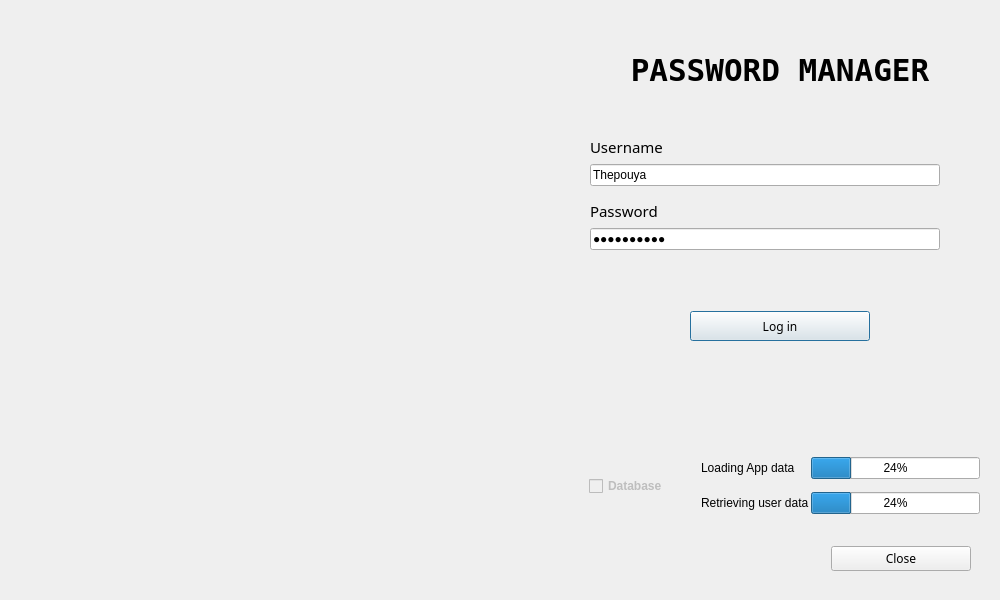
<?xml version="1.0" encoding="UTF-8"?>
<ui version="4.0">
 <class>LoginDialog</class>
 <widget class="QDialog" name="LoginDialog">
  <property name="geometry">
   <rect>
    <x>0</x>
    <y>0</y>
    <width>1000</width>
    <height>600</height>
   </rect>
  </property>
  <property name="sizePolicy">
   <sizepolicy hsizetype="Fixed" vsizetype="Fixed">
    <horstretch>0</horstretch>
    <verstretch>0</verstretch>
   </sizepolicy>
  </property>
  <property name="minimumSize">
   <size>
    <width>1000</width>
    <height>600</height>
   </size>
  </property>
  <property name="maximumSize">
   <size>
    <width>1000</width>
    <height>600</height>
   </size>
  </property>
  <property name="windowTitle">
   <string>Dialog</string>
  </property>
  <layout class="QHBoxLayout" name="horizontalLayout">
   <item>
    <spacer name="horizontalSpacer">
     <property name="orientation">
      <enum>Qt::Horizontal</enum>
     </property>
     <property name="sizeHint" stdset="0">
      <size>
       <width>573</width>
       <height>20</height>
      </size>
     </property>
    </spacer>
   </item>
   <item>
    <widget class="QWidget" name="mainWidget" native="true">
     <property name="minimumSize">
      <size>
       <width>400</width>
       <height>0</height>
      </size>
     </property>
     <property name="class" stdset="0">
      <string>mainWidget</string>
     </property>
     <layout class="QVBoxLayout" name="verticalLayout_2">
      <item>
       <widget class="QWidget" name="topWidget" native="true">
        <property name="minimumSize">
         <size>
          <width>0</width>
          <height>100</height>
         </size>
        </property>
        <layout class="QVBoxLayout" name="verticalLayout_3">
         <item>
          <widget class="QLabel" name="mainLabel">
           <property name="font">
            <font>
             <family>NSimSun</family>
             <pointsize>23</pointsize>
             <weight>75</weight>
             <bold>true</bold>
            </font>
           </property>
           <property name="text">
            <string>PASSWORD MANAGER</string>
           </property>
           <property name="alignment">
            <set>Qt::AlignCenter</set>
           </property>
          </widget>
         </item>
        </layout>
       </widget>
      </item>
      <item>
       <widget class="QWidget" name="middleWidget" native="true">
        <property name="class" stdset="0">
         <string>middleWidget</string>
        </property>
        <layout class="QVBoxLayout" name="verticalLayout">
         <item>
          <widget class="QWidget" name="usernameWidget" native="true">
           <layout class="QVBoxLayout" name="verticalLayout_4">
            <property name="leftMargin">
             <number>1</number>
            </property>
            <property name="topMargin">
             <number>1</number>
            </property>
            <property name="bottomMargin">
             <number>4</number>
            </property>
            <item>
             <widget class="QLabel" name="usernameFixedLabel">
              <property name="font">
               <font>
                <family>Rockwell</family>
                <pointsize>11</pointsize>
               </font>
              </property>
              <property name="text">
               <string>Username</string>
              </property>
              <property name="alignment">
               <set>Qt::AlignBottom|Qt::AlignLeading|Qt::AlignLeft</set>
              </property>
             </widget>
            </item>
            <item>
             <widget class="QLineEdit" name="usernameLineEdit">
              <property name="sizePolicy">
               <sizepolicy hsizetype="Fixed" vsizetype="Fixed">
                <horstretch>0</horstretch>
                <verstretch>0</verstretch>
               </sizepolicy>
              </property>
              <property name="minimumSize">
               <size>
                <width>350</width>
                <height>0</height>
               </size>
              </property>
              <property name="font">
               <font>
                <pointsize>9</pointsize>
               </font>
              </property>
              <property name="text">
               <string>Thepouya</string>
              </property>
             </widget>
            </item>
           </layout>
          </widget>
         </item>
         <item>
          <widget class="QWidget" name="passwordWidget" native="true">
           <layout class="QVBoxLayout" name="verticalLayout_5">
            <property name="leftMargin">
             <number>1</number>
            </property>
            <property name="topMargin">
             <number>4</number>
            </property>
            <property name="bottomMargin">
             <number>4</number>
            </property>
            <item>
             <widget class="QLabel" name="passwordFixedLabel">
              <property name="font">
               <font>
                <family>Rockwell</family>
                <pointsize>11</pointsize>
               </font>
              </property>
              <property name="text">
               <string>Password</string>
              </property>
              <property name="alignment">
               <set>Qt::AlignBottom|Qt::AlignLeading|Qt::AlignLeft</set>
              </property>
             </widget>
            </item>
            <item>
             <widget class="QLineEdit" name="passwordLineEdit">
              <property name="sizePolicy">
               <sizepolicy hsizetype="Fixed" vsizetype="Fixed">
                <horstretch>0</horstretch>
                <verstretch>0</verstretch>
               </sizepolicy>
              </property>
              <property name="minimumSize">
               <size>
                <width>350</width>
                <height>0</height>
               </size>
              </property>
              <property name="text">
               <string>pouyapouya</string>
              </property>
              <property name="echoMode">
               <enum>QLineEdit::Password</enum>
              </property>
             </widget>
            </item>
           </layout>
          </widget>
         </item>
         <item>
          <widget class="QLabel" name="errorLabel">
           <property name="sizePolicy">
            <sizepolicy hsizetype="Preferred" vsizetype="Preferred">
             <horstretch>0</horstretch>
             <verstretch>0</verstretch>
            </sizepolicy>
           </property>
           <property name="minimumSize">
            <size>
             <width>0</width>
             <height>0</height>
            </size>
           </property>
           <property name="font">
            <font>
             <family>Perpetua Titling MT</family>
             <pointsize>9</pointsize>
            </font>
           </property>
           <property name="text">
            <string/>
           </property>
           <property name="class" stdset="0">
            <string>errorLabel</string>
           </property>
          </widget>
         </item>
         <item>
          <widget class="QLabel" name="hintLabel">
           <property name="sizePolicy">
            <sizepolicy hsizetype="Preferred" vsizetype="Preferred">
             <horstretch>0</horstretch>
             <verstretch>0</verstretch>
            </sizepolicy>
           </property>
           <property name="minimumSize">
            <size>
             <width>0</width>
             <height>0</height>
            </size>
           </property>
           <property name="font">
            <font>
             <family>Palatino Linotype</family>
             <pointsize>9</pointsize>
            </font>
           </property>
           <property name="text">
            <string/>
           </property>
           <property name="class" stdset="0">
            <string>hintLabel</string>
           </property>
          </widget>
         </item>
         <item>
          <widget class="QWidget" name="buttonWidget" native="true">
           <layout class="QHBoxLayout" name="horizontalLayout_3">
            <item>
             <spacer name="horizontalSpacer_3">
              <property name="orientation">
               <enum>Qt::Horizontal</enum>
              </property>
              <property name="sizeHint" stdset="0">
               <size>
                <width>99</width>
                <height>20</height>
               </size>
              </property>
             </spacer>
            </item>
            <item>
             <widget class="QPushButton" name="loginPushButton">
              <property name="minimumSize">
               <size>
                <width>180</width>
                <height>30</height>
               </size>
              </property>
              <property name="maximumSize">
               <size>
                <width>16777215</width>
                <height>45</height>
               </size>
              </property>
              <property name="font">
               <font>
                <family>Sitka Text</family>
                <pointsize>9</pointsize>
               </font>
              </property>
              <property name="text">
               <string>Log in</string>
              </property>
             </widget>
            </item>
            <item>
             <spacer name="horizontalSpacer_4">
              <property name="orientation">
               <enum>Qt::Horizontal</enum>
              </property>
              <property name="sizeHint" stdset="0">
               <size>
                <width>98</width>
                <height>20</height>
               </size>
              </property>
             </spacer>
            </item>
           </layout>
          </widget>
         </item>
        </layout>
       </widget>
      </item>
      <item>
       <spacer name="verticalSpacer">
        <property name="orientation">
         <enum>Qt::Vertical</enum>
        </property>
        <property name="sizeHint" stdset="0">
         <size>
          <width>20</width>
          <height>40</height>
         </size>
        </property>
       </spacer>
      </item>
      <item>
       <widget class="QWidget" name="chechDatabaseWidget" native="true">
        <property name="minimumSize">
         <size>
          <width>30</width>
          <height>90</height>
         </size>
        </property>
        <layout class="QHBoxLayout" name="horizontalLayout_4">
         <property name="spacing">
          <number>15</number>
         </property>
         <property name="rightMargin">
          <number>0</number>
         </property>
         <item>
          <widget class="QWidget" name="checkBoxWidget" native="true">
           <layout class="QVBoxLayout" name="verticalLayout_7">
            <property name="leftMargin">
             <number>0</number>
            </property>
            <property name="topMargin">
             <number>0</number>
            </property>
            <property name="bottomMargin">
             <number>0</number>
            </property>
            <item>
             <widget class="QCheckBox" name="database1CheckBox">
              <property name="enabled">
               <bool>false</bool>
              </property>
              <property name="sizePolicy">
               <sizepolicy hsizetype="Fixed" vsizetype="Fixed">
                <horstretch>0</horstretch>
                <verstretch>0</verstretch>
               </sizepolicy>
              </property>
              <property name="font">
               <font>
                <pointsize>9</pointsize>
                <weight>75</weight>
                <bold>true</bold>
               </font>
              </property>
              <property name="layoutDirection">
               <enum>Qt::LeftToRight</enum>
              </property>
              <property name="text">
               <string>Database</string>
              </property>
              <property name="checkable">
               <bool>true</bool>
              </property>
             </widget>
            </item>
           </layout>
          </widget>
         </item>
         <item>
          <widget class="QWidget" name="progressBarWidget" native="true">
           <layout class="QGridLayout" name="gridLayout">
            <property name="topMargin">
             <number>0</number>
            </property>
            <property name="rightMargin">
             <number>0</number>
            </property>
            <property name="bottomMargin">
             <number>0</number>
            </property>
            <property name="horizontalSpacing">
             <number>2</number>
            </property>
            <item row="0" column="0">
             <widget class="QLabel" name="label">
              <property name="text">
               <string>Loading App data</string>
              </property>
             </widget>
            </item>
            <item row="0" column="1">
             <widget class="QProgressBar" name="progressBar">
              <property name="value">
               <number>24</number>
              </property>
             </widget>
            </item>
            <item row="1" column="0">
             <widget class="QLabel" name="label_2">
              <property name="text">
               <string>Retrieving user data</string>
              </property>
             </widget>
            </item>
            <item row="1" column="1">
             <widget class="QProgressBar" name="progressBar_2">
              <property name="value">
               <number>24</number>
              </property>
             </widget>
            </item>
           </layout>
          </widget>
         </item>
        </layout>
       </widget>
      </item>
      <item>
       <widget class="QWidget" name="bottomWidget" native="true">
        <property name="sizePolicy">
         <sizepolicy hsizetype="Preferred" vsizetype="Maximum">
          <horstretch>0</horstretch>
          <verstretch>0</verstretch>
         </sizepolicy>
        </property>
        <layout class="QHBoxLayout" name="horizontalLayout_2">
         <item>
          <spacer name="horizontalSpacer_2">
           <property name="orientation">
            <enum>Qt::Horizontal</enum>
           </property>
           <property name="sizeHint" stdset="0">
            <size>
             <width>40</width>
             <height>20</height>
            </size>
           </property>
          </spacer>
         </item>
         <item>
          <widget class="QPushButton" name="closePushButton">
           <property name="sizePolicy">
            <sizepolicy hsizetype="Minimum" vsizetype="Fixed">
             <horstretch>0</horstretch>
             <verstretch>0</verstretch>
            </sizepolicy>
           </property>
           <property name="minimumSize">
            <size>
             <width>140</width>
             <height>25</height>
            </size>
           </property>
           <property name="maximumSize">
            <size>
             <width>16777215</width>
             <height>35</height>
            </size>
           </property>
           <property name="font">
            <font>
             <family>Sitka Text</family>
             <pointsize>9</pointsize>
            </font>
           </property>
           <property name="text">
            <string>Close</string>
           </property>
          </widget>
         </item>
        </layout>
       </widget>
      </item>
     </layout>
    </widget>
   </item>
  </layout>
 </widget>
 <resources/>
 <connections/>
</ui>
